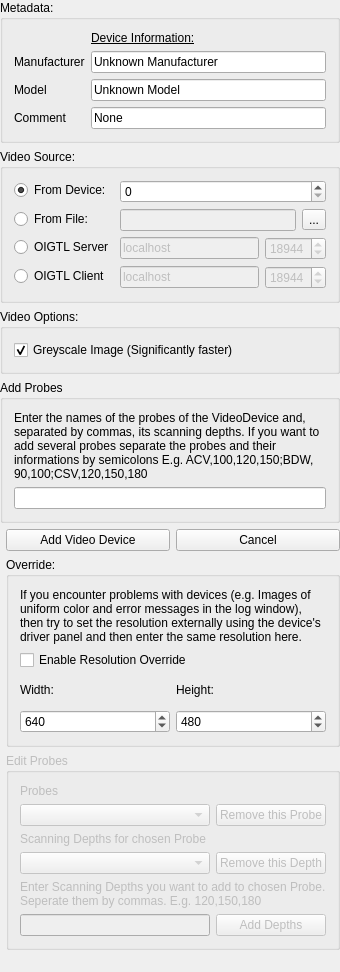
<?xml version="1.0" encoding="UTF-8"?>
<ui version="4.0">
 <class>QmitkUSNewVideoDeviceWidgetControls</class>
 <widget class="QWidget" name="QmitkUSNewVideoDeviceWidgetControls">
  <property name="geometry">
   <rect>
    <x>0</x>
    <y>0</y>
    <width>333</width>
    <height>972</height>
   </rect>
  </property>
  <property name="minimumSize">
   <size>
    <width>0</width>
    <height>0</height>
   </size>
  </property>
  <property name="windowTitle">
   <string>QmitkUSNewVideoDeviceWidget</string>
  </property>
  <layout class="QFormLayout" name="formLayout">
   <property name="sizeConstraint">
    <enum>QLayout::SetDefaultConstraint</enum>
   </property>
   <property name="fieldGrowthPolicy">
    <enum>QFormLayout::AllNonFixedFieldsGrow</enum>
   </property>
   <property name="leftMargin">
    <number>0</number>
   </property>
   <property name="topMargin">
    <number>0</number>
   </property>
   <property name="rightMargin">
    <number>0</number>
   </property>
   <property name="bottomMargin">
    <number>0</number>
   </property>
   <item row="1" column="0" colspan="2">
    <widget class="QGroupBox" name="m_GroupBoxVideoSource">
     <property name="title">
      <string>Video Source:</string>
     </property>
     <layout class="QFormLayout" name="formLayout_2">
      <item row="0" column="0">
       <widget class="QRadioButton" name="m_RadioDeviceSource">
        <property name="text">
         <string>From Device:</string>
        </property>
        <property name="checked">
         <bool>true</bool>
        </property>
       </widget>
      </item>
      <item row="0" column="1">
       <widget class="QSpinBox" name="m_DeviceSelector">
        <property name="minimum">
         <number>0</number>
        </property>
        <property name="maximum">
         <number>10</number>
        </property>
        <property name="value">
         <number>0</number>
        </property>
       </widget>
      </item>
      <item row="1" column="0">
       <widget class="QRadioButton" name="m_RadioFileSource">
        <property name="text">
         <string>From File:</string>
        </property>
       </widget>
      </item>
      <item row="1" column="1">
       <layout class="QHBoxLayout" name="horizontalLayout_2">
        <item>
         <widget class="QLineEdit" name="m_FilePathSelector">
          <property name="enabled">
           <bool>false</bool>
          </property>
          <property name="text">
           <string/>
          </property>
         </widget>
        </item>
        <item>
         <widget class="QToolButton" name="m_OpenFileButton">
          <property name="text">
           <string>...</string>
          </property>
         </widget>
        </item>
       </layout>
      </item>
      <item row="2" column="0">
       <widget class="QRadioButton" name="m_RadioOIGTLServerSource">
        <property name="text">
         <string>OIGTL Server</string>
        </property>
       </widget>
      </item>
      <item row="2" column="1">
       <layout class="QHBoxLayout" name="horizontalLayout_5">
        <item>
         <widget class="QLineEdit" name="m_OIGTLServerHost">
          <property name="enabled">
           <bool>false</bool>
          </property>
          <property name="text">
           <string>localhost</string>
          </property>
         </widget>
        </item>
        <item>
         <widget class="QSpinBox" name="m_OIGTLServerPort">
          <property name="enabled">
           <bool>false</bool>
          </property>
          <property name="minimum">
           <number>1</number>
          </property>
          <property name="maximum">
           <number>65535</number>
          </property>
          <property name="value">
           <number>18944</number>
          </property>
         </widget>
        </item>
       </layout>
      </item>
      <item row="3" column="0">
       <widget class="QRadioButton" name="m_RadioOIGTLClientSource">
        <property name="text">
         <string>OIGTL Client</string>
        </property>
       </widget>
      </item>
      <item row="3" column="1">
       <layout class="QHBoxLayout" name="horizontalLayout_3">
        <item>
         <widget class="QLineEdit" name="m_OIGTLClientHost">
          <property name="enabled">
           <bool>false</bool>
          </property>
          <property name="text">
           <string>localhost</string>
          </property>
         </widget>
        </item>
        <item>
         <widget class="QSpinBox" name="m_OIGTLClientPort">
          <property name="enabled">
           <bool>false</bool>
          </property>
          <property name="minimum">
           <number>1</number>
          </property>
          <property name="maximum">
           <number>65535</number>
          </property>
          <property name="value">
           <number>18944</number>
          </property>
         </widget>
        </item>
       </layout>
      </item>
     </layout>
    </widget>
   </item>
   <item row="2" column="0" colspan="2">
    <widget class="QGroupBox" name="groupBox_3">
     <property name="title">
      <string>Video Options:</string>
     </property>
     <layout class="QVBoxLayout" name="verticalLayout">
      <item>
       <widget class="QCheckBox" name="m_CheckGreyscale">
        <property name="text">
         <string>Greyscale Image (Significantly faster)</string>
        </property>
        <property name="checked">
         <bool>true</bool>
        </property>
       </widget>
      </item>
     </layout>
    </widget>
   </item>
   <item row="4" column="1">
    <layout class="QHBoxLayout" name="horizontalLayout">
     <item>
      <widget class="QPushButton" name="m_BtnDone">
       <property name="text">
        <string>Add Video Device</string>
       </property>
       <property name="icon">
        <iconset resource="../resources/USUI.qrc">
         <normaloff>:/USUI/accept.png</normaloff>:/USUI/accept.png</iconset>
       </property>
      </widget>
     </item>
     <item>
      <widget class="QPushButton" name="m_BtnCancel">
       <property name="text">
        <string>Cancel</string>
       </property>
       <property name="icon">
        <iconset resource="../resources/USUI.qrc">
         <normaloff>:/USUI/restart.png</normaloff>:/USUI/restart.png</iconset>
       </property>
      </widget>
     </item>
    </layout>
   </item>
   <item row="3" column="0" colspan="2">
    <widget class="QGroupBox" name="groupBox_4">
     <property name="sizePolicy">
      <sizepolicy hsizetype="Preferred" vsizetype="Preferred">
       <horstretch>0</horstretch>
       <verstretch>0</verstretch>
      </sizepolicy>
     </property>
     <property name="minimumSize">
      <size>
       <width>50</width>
       <height>130</height>
      </size>
     </property>
     <property name="title">
      <string>Add Probes</string>
     </property>
     <property name="alignment">
      <set>Qt::AlignLeading|Qt::AlignLeft|Qt::AlignTop</set>
     </property>
     <layout class="QVBoxLayout" name="verticalLayout_2">
      <item>
       <widget class="QLabel" name="label_3">
        <property name="text">
         <string notr="true">Enter the names of the probes of the VideoDevice and, separated by commas, its scanning depths. If you want to add several probes separate the probes and their informations by semicolons E.g. ACV,100,120,150;BDW,90,100;CSV,120,150,180</string>
        </property>
        <property name="textFormat">
         <enum>Qt::AutoText</enum>
        </property>
        <property name="scaledContents">
         <bool>true</bool>
        </property>
        <property name="alignment">
         <set>Qt::AlignLeading|Qt::AlignLeft|Qt::AlignTop</set>
        </property>
        <property name="wordWrap">
         <bool>true</bool>
        </property>
        <property name="indent">
         <number>-2</number>
        </property>
       </widget>
      </item>
      <item>
       <widget class="QLineEdit" name="m_ProbesInformation"/>
      </item>
     </layout>
    </widget>
   </item>
   <item row="5" column="1">
    <widget class="QGroupBox" name="groupBox_2">
     <property name="title">
      <string>Override:</string>
     </property>
     <layout class="QGridLayout" name="gridLayout_2">
      <item row="2" column="1">
       <widget class="QLabel" name="label_9">
        <property name="text">
         <string>Width:</string>
        </property>
       </widget>
      </item>
      <item row="3" column="2">
       <widget class="QSpinBox" name="m_ResolutionHeight">
        <property name="sizePolicy">
         <sizepolicy hsizetype="Minimum" vsizetype="Fixed">
          <horstretch>0</horstretch>
          <verstretch>0</verstretch>
         </sizepolicy>
        </property>
        <property name="minimum">
         <number>10</number>
        </property>
        <property name="maximum">
         <number>2048</number>
        </property>
        <property name="singleStep">
         <number>10</number>
        </property>
        <property name="value">
         <number>480</number>
        </property>
       </widget>
      </item>
      <item row="2" column="2">
       <widget class="QLabel" name="label_10">
        <property name="text">
         <string>Height:</string>
        </property>
       </widget>
      </item>
      <item row="3" column="1">
       <widget class="QSpinBox" name="m_ResolutionWidth">
        <property name="sizePolicy">
         <sizepolicy hsizetype="Minimum" vsizetype="Fixed">
          <horstretch>0</horstretch>
          <verstretch>0</verstretch>
         </sizepolicy>
        </property>
        <property name="minimum">
         <number>10</number>
        </property>
        <property name="maximum">
         <number>2048</number>
        </property>
        <property name="singleStep">
         <number>10</number>
        </property>
        <property name="value">
         <number>640</number>
        </property>
       </widget>
      </item>
      <item row="1" column="1" colspan="2">
       <widget class="QCheckBox" name="m_CheckResolutionOverride">
        <property name="text">
         <string>Enable Resolution Override</string>
        </property>
       </widget>
      </item>
      <item row="0" column="1" colspan="2">
       <widget class="QLabel" name="label_8">
        <property name="text">
         <string>If you encounter problems with devices (e.g. Images of uniform color and error messages in the log window), then try to set the resolution externally using the device's driver panel and then enter the same resolution here.</string>
        </property>
        <property name="wordWrap">
         <bool>true</bool>
        </property>
       </widget>
      </item>
     </layout>
    </widget>
   </item>
   <item row="6" column="1">
    <widget class="QGroupBox" name="m_GroupBoxEditProbes">
     <property name="enabled">
      <bool>false</bool>
     </property>
     <property name="minimumSize">
      <size>
       <width>0</width>
       <height>180</height>
      </size>
     </property>
     <property name="title">
      <string>Edit Probes</string>
     </property>
     <layout class="QGridLayout" name="gridLayout_3">
      <item row="0" column="0">
       <widget class="QLabel" name="label_4">
        <property name="text">
         <string>Probes</string>
        </property>
       </widget>
      </item>
      <item row="1" column="0">
       <widget class="QComboBox" name="m_Probes">
        <property name="sizePolicy">
         <sizepolicy hsizetype="Preferred" vsizetype="Preferred">
          <horstretch>0</horstretch>
          <verstretch>0</verstretch>
         </sizepolicy>
        </property>
       </widget>
      </item>
      <item row="1" column="1">
       <widget class="QPushButton" name="m_BtnRemoveProbe">
        <property name="sizePolicy">
         <sizepolicy hsizetype="Minimum" vsizetype="Preferred">
          <horstretch>0</horstretch>
          <verstretch>0</verstretch>
         </sizepolicy>
        </property>
        <property name="focusPolicy">
         <enum>Qt::WheelFocus</enum>
        </property>
        <property name="text">
         <string>Remove this Probe</string>
        </property>
       </widget>
      </item>
      <item row="2" column="0" colspan="2">
       <widget class="QLabel" name="label_7">
        <property name="text">
         <string>Scanning Depths for chosen Probe</string>
        </property>
       </widget>
      </item>
      <item row="3" column="0">
       <widget class="QComboBox" name="m_Depths">
        <property name="sizePolicy">
         <sizepolicy hsizetype="Preferred" vsizetype="Preferred">
          <horstretch>0</horstretch>
          <verstretch>0</verstretch>
         </sizepolicy>
        </property>
       </widget>
      </item>
      <item row="3" column="1">
       <widget class="QPushButton" name="m_BtnRemoveDepth">
        <property name="sizePolicy">
         <sizepolicy hsizetype="Minimum" vsizetype="Preferred">
          <horstretch>0</horstretch>
          <verstretch>0</verstretch>
         </sizepolicy>
        </property>
        <property name="focusPolicy">
         <enum>Qt::WheelFocus</enum>
        </property>
        <property name="text">
         <string>Remove this Depth</string>
        </property>
       </widget>
      </item>
      <item row="4" column="0" colspan="2">
       <widget class="QLabel" name="label_11">
        <property name="text">
         <string>Enter Scanning Depths you want to add to chosen Probe.
Seperate them by commas. E.g. 120,150,180</string>
        </property>
       </widget>
      </item>
      <item row="5" column="0">
       <widget class="QLineEdit" name="m_AddDepths">
        <property name="focusPolicy">
         <enum>Qt::WheelFocus</enum>
        </property>
       </widget>
      </item>
      <item row="5" column="1">
       <widget class="QPushButton" name="m_BtnAddDepths">
        <property name="focusPolicy">
         <enum>Qt::WheelFocus</enum>
        </property>
        <property name="text">
         <string>Add Depths</string>
        </property>
       </widget>
      </item>
     </layout>
    </widget>
   </item>
   <item row="0" column="0" colspan="2">
    <widget class="QGroupBox" name="m_BoxMetadata">
     <property name="title">
      <string>Metadata:</string>
     </property>
     <layout class="QGridLayout" name="gridLayout">
      <item row="3" column="0">
       <widget class="QLabel" name="label_5">
        <property name="text">
         <string>Comment</string>
        </property>
       </widget>
      </item>
      <item row="0" column="1">
       <widget class="QLabel" name="label_6">
        <property name="font">
         <font>
          <weight>50</weight>
          <bold>false</bold>
          <underline>true</underline>
         </font>
        </property>
        <property name="text">
         <string>Device Information:</string>
        </property>
       </widget>
      </item>
      <item row="1" column="0">
       <widget class="QLabel" name="label">
        <property name="text">
         <string>Manufacturer</string>
        </property>
       </widget>
      </item>
      <item row="1" column="1">
       <widget class="QLineEdit" name="m_Manufacturer">
        <property name="text">
         <string>Unknown Manufacturer</string>
        </property>
       </widget>
      </item>
      <item row="2" column="0">
       <widget class="QLabel" name="label_2">
        <property name="text">
         <string>Model</string>
        </property>
       </widget>
      </item>
      <item row="2" column="1">
       <widget class="QLineEdit" name="m_Model">
        <property name="text">
         <string>Unknown Model</string>
        </property>
       </widget>
      </item>
      <item row="3" column="1">
       <widget class="QLineEdit" name="m_Comment">
        <property name="text">
         <string>None</string>
        </property>
       </widget>
      </item>
     </layout>
    </widget>
   </item>
  </layout>
 </widget>
 <layoutdefault spacing="6" margin="11"/>
 <tabstops>
  <tabstop>m_Manufacturer</tabstop>
  <tabstop>m_Model</tabstop>
  <tabstop>m_Comment</tabstop>
  <tabstop>m_RadioDeviceSource</tabstop>
  <tabstop>m_DeviceSelector</tabstop>
  <tabstop>m_RadioFileSource</tabstop>
  <tabstop>m_CheckResolutionOverride</tabstop>
 </tabstops>
 <resources>
  <include location="../resources/USUI.qrc"/>
 </resources>
 <connections/>
</ui>
